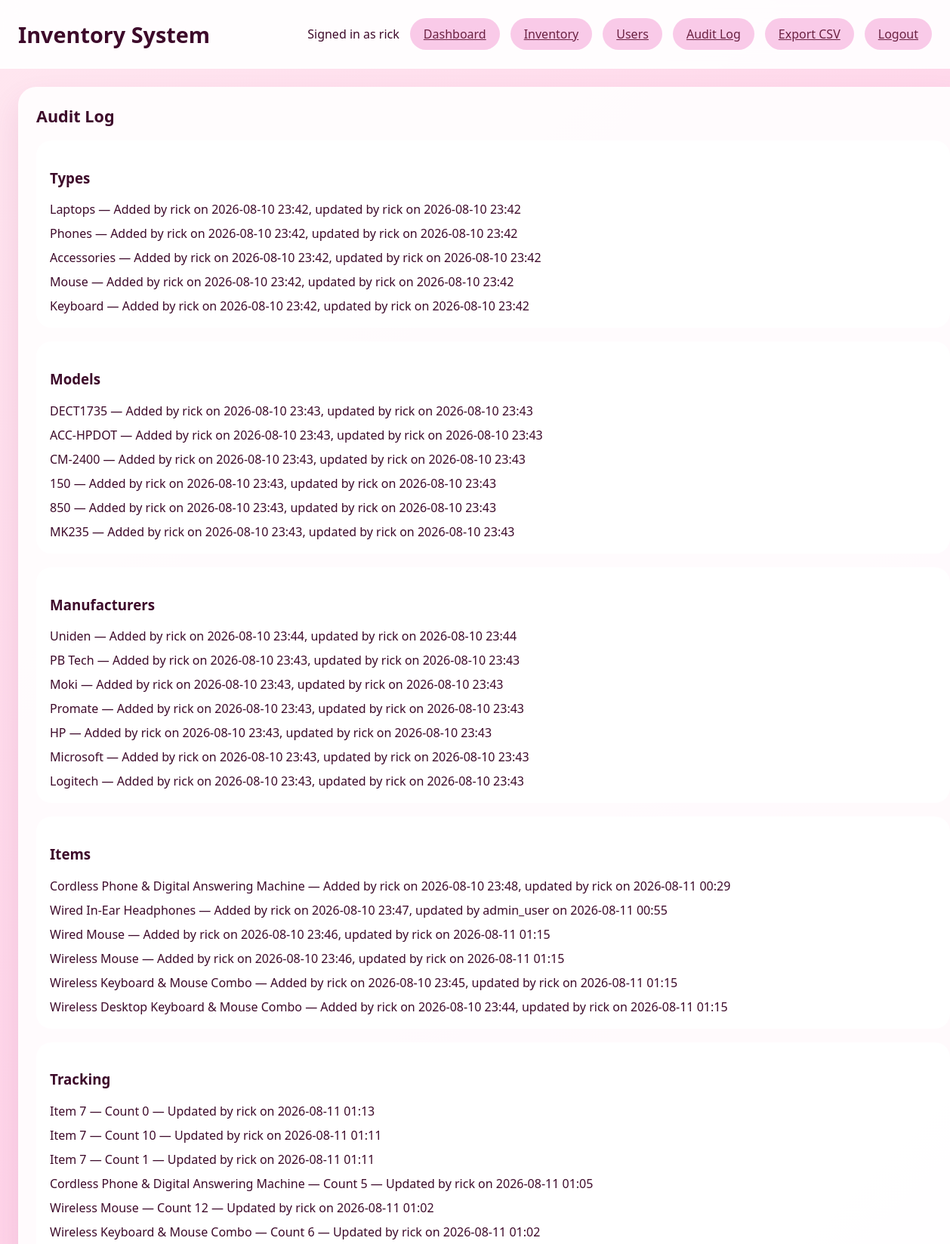
The page /audit (signed in, upper part) on the database its author committed.
### app.py (models this page shows, shortened)
class InventoryItemUser(UserMixin, db.Model):
    __tablename__ = 'inventory_item_user'
    OID = db.Column(db.Integer, primary_key=True)
    username = db.Column(db.String(150), unique=True, nullable=False)
    encrypt_password_hash = db.Column(db.String(255), nullable=False)

class InventoryItemType(db.Model):
    __tablename__ = 'inventory_item_type'
    OID = db.Column(db.Integer, primary_key=True)
    Product_Type = db.Column(db.String(200), unique=True, nullable=False)
    add_user_oid = db.Column(db.Integer, db.ForeignKey('inventory_item_user.OID'), nullable=False)
    add_datetime = db.Column(db.DateTime, nullable=False, default=func.now())
    update_user_oid = db.Column(db.Integer, db.ForeignKey('inventory_item_user.OID'), nullable=True)
    last_update_datetime = db.Column(db.DateTime, nullable=True)
    add_user = relationship('InventoryItemUser', foreign_keys=[add_user_oid], lazy='joined')
    update_user = relationship('InventoryItemUser', foreign_keys=[update_user_oid], lazy='joined')

class InventoryItemModel(db.Model):
    __tablename__ = 'inventory_item_model'
    OID = db.Column(db.Integer, primary_key=True)
    Model_Number = db.Column(db.String(200), unique=True, nullable=False)
    add_user_oid = db.Column(db.Integer, db.ForeignKey('inventory_item_user.OID'), nullable=False)
    add_datetime = db.Column(db.DateTime, nullable=False, default=func.now())
    update_user_oid = db.Column(db.Integer, db.ForeignKey('inventory_item_user.OID'), nullable=True)
    last_update_datetime = db.Column(db.DateTime, nullable=True)
    add_user = relationship('InventoryItemUser', foreign_keys=[add_user_oid], lazy='joined')
    update_user = relationship('InventoryItemUser', foreign_keys=[update_user_oid], lazy='joined')

class InventoryItemManufacturer(db.Model):
    __tablename__ = 'inventory_item_manufacturer'
    OID = db.Column(db.Integer, primary_key=True)
    Manufacturer_NAME = db.Column(db.String(200), unique=True, nullable=False)
    add_user_oid = db.Column(db.Integer, db.ForeignKey('inventory_item_user.OID'), nullable=False)
    add_date_time = db.Column(db.DateTime, nullable=False, default=func.now())
    update_user_oid = db.Column(db.Integer, db.ForeignKey('inventory_item_user.OID'), nullable=True)
    last_update_datetime = db.Column(db.DateTime, nullable=True)
    add_user = relationship('InventoryItemUser', foreign_keys=[add_user_oid], lazy='joined')
    update_user = relationship('InventoryItemUser', foreign_keys=[update_user_oid], lazy='joined')

class InventoryItem(db.Model):
    __tablename__ = 'inventory_item'
    OID = db.Column(db.Integer, primary_key=True)
    ITEM_TYPE_OID = db.Column(db.Integer, db.ForeignKey('inventory_item_type.OID'), nullable=False)
    MODEL_OID = db.Column(db.Integer, db.ForeignKey('inventory_item_model.OID'), nullable=False)
    Manufacturer_oid = db.Column(db.Integer, db.ForeignKey('inventory_item_manufacturer.OID'), nullable=False)
    Item_Name = db.Column(db.String(250), unique=True, nullable=False)
    Note = db.Column(db.String(500), nullable=True)
    Alert_Level = db.Column(db.Integer, nullable=False, default=0)
    add_user_oid = db.Column(db.Integer, db.ForeignKey('inventory_item_user.OID'), nullable=False)
    add_date_time = db.Column(db.DateTime, nullable=False, default=func.now())
    update_user_oid = db.Column(db.Integer, db.ForeignKey('inventory_item_user.OID'), nullable=True)
    last_update_datetime = db.Column(db.DateTime, nullable=True)
    item_type = relationship('InventoryItemType', foreign_keys=[ITEM_TYPE_OID], lazy='joined')
    model = relationship('InventoryItemModel', foreign_keys=[MODEL_OID], lazy='joined')
    manufacturer = relationship('InventoryItemManufacturer', foreign_keys=[Manufacturer_oid], lazy='joined')
    add_user = relationship('InventoryItemUser', foreign_keys=[add_user_oid], lazy='joined')
    update_user = relationship('InventoryItemUser', foreign_keys=[update_user_oid], lazy='joined')

class InventoryItemTracking(db.Model):
    __tablename__ = 'inventory_item_tracking'
    OID = db.Column(db.Integer, primary_key=True)
    intentory_item_oid = db.Column(db.Integer, db.ForeignKey('inventory_item.OID'), nullable=False)
    item_count = db.Column(db.Integer, nullable=False, default=0)
    update_user_oid = db.Column(db.Integer, db.ForeignKey('inventory_item_user.OID'), nullable=False)
    last_update_datetime = db.Column(db.DateTime, nullable=False, default=func.now())
    item = relationship('InventoryItem', foreign_keys=[intentory_item_oid], lazy='joined')
    update_user = relationship('InventoryItemUser', foreign_keys=[update_user_oid], lazy='joined')

### app.py (the view)
@app.route('/audit')
@login_required
def audit_log():
    item_types = InventoryItemType.query.order_by(InventoryItemType.add_datetime.desc()).all()
    item_models = InventoryItemModel.query.order_by(InventoryItemModel.add_datetime.desc()).all()
    manufacturers = InventoryItemManufacturer.query.order_by(InventoryItemManufacturer.add_date_time.desc()).all()
    items = InventoryItem.query.order_by(InventoryItem.add_date_time.desc()).all()
    trackings = InventoryItemTracking.query.order_by(InventoryItemTracking.last_update_datetime.desc()).all()
    return render_template('audit.html', item_types=item_types, item_models=item_models,
                           manufacturers=manufacturers, items=items, trackings=trackings)

### app.py (called while the page is built)
@login_manager.user_loader
def load_user(user_id):
    return InventoryItemUser.query.get(int(user_id))

@app.context_processor
def inject_now():
    return {'now': datetime.utcnow()}

### templates/audit.html
{% extends 'base.html' %}
{% block content %}
<div class="dashboard-grid">
  <section class="panel full-width">
    <h2>Audit Log</h2>
    <div class="audit-grid">
      <div>
        <h3>Types</h3>
        <ul class="item-list">
          {% for type in item_types %}
            <li>{{ type.Product_Type }} — Added by {{ type.add_user.username if type.add_user else 'unknown' }} on {{ type.add_datetime.strftime('%Y-%m-%d %H:%M') }}{% if type.last_update_datetime %}, updated by {{ type.update_user.username if type.update_user else 'unknown' }} on {{ type.last_update_datetime.strftime('%Y-%m-%d %H:%M') }}{% endif %}</li>
          {% endfor %}
        </ul>
      </div>
      <div>
        <h3>Models</h3>
        <ul class="item-list">
          {% for model in item_models %}
            <li>{{ model.Model_Number }} — Added by {{ model.add_user.username if model.add_user else 'unknown' }} on {{ model.add_datetime.strftime('%Y-%m-%d %H:%M') }}{% if model.last_update_datetime %}, updated by {{ model.update_user.username if model.update_user else 'unknown' }} on {{ model.last_update_datetime.strftime('%Y-%m-%d %H:%M') }}{% endif %}</li>
          {% endfor %}
        </ul>
      </div>
      <div>
        <h3>Manufacturers</h3>
        <ul class="item-list">
          {% for manufacturer in manufacturers %}
            <li>{{ manufacturer.Manufacturer_NAME }} — Added by {{ manufacturer.add_user.username if manufacturer.add_user else 'unknown' }} on {{ manufacturer.add_date_time.strftime('%Y-%m-%d %H:%M') }}{% if manufacturer.last_update_datetime %}, updated by {{ manufacturer.update_user.username if manufacturer.update_user else 'unknown' }} on {{ manufacturer.last_update_datetime.strftime('%Y-%m-%d %H:%M') }}{% endif %}</li>
          {% endfor %}
        </ul>
      </div>
      <div class="full-column">
        <h3>Items</h3>
        <ul class="item-list">
          {% for item in items %}
            <li>{{ item.Item_Name }} — Added by {{ item.add_user.username if item.add_user else 'unknown' }} on {{ item.add_date_time.strftime('%Y-%m-%d %H:%M') }}{% if item.last_update_datetime %}, updated by {{ item.update_user.username if item.update_user else 'unknown' }} on {{ item.last_update_datetime.strftime('%Y-%m-%d %H:%M') }}{% endif %}</li>
          {% endfor %}
        </ul>
      </div>
      <div class="full-column">
        <h3>Tracking</h3>
        <ul class="item-list">
          {% for tracking in trackings %}
            <li>{{ tracking.item.Item_Name if tracking.item else 'Item ' ~ tracking.intentory_item_oid }} — Count {{ tracking.item_count }} — Updated by {{ tracking.update_user.username if tracking.update_user else 'unknown' }} on {{ tracking.last_update_datetime.strftime('%Y-%m-%d %H:%M') }}</li>
          {% endfor %}
        </ul>
      </div>
    </div>
  </section>
</div>
{% endblock %}

### templates/base.html (shortened to what this page needs)
<!doctype html>
<html lang="en">
<head>
  <link rel="stylesheet" href="{{ url_for('static', filename='css/style.css') }}">
</head>
<body>
  <div class="app-shell">
    <header class="app-header">
      <div class="header-left">
        <h1>Inventory System</h1>
      </div>
      {% if current_user.is_authenticated %}
      <div class="user-bar">
        <span>Signed in as {{ current_user.username }}</span>
        <a class="button secondary" href="{{ url_for('dashboard') }}">Dashboard</a>
        <a class="button secondary" href="{{ url_for('inventory') }}">Inventory</a>
        <a class="button secondary" href="{{ url_for('users') }}">Users</a>
        <a class="button secondary" href="{{ url_for('audit_log') }}">Audit Log</a>
        <a class="button secondary" href="{{ url_for('export_inventory_csv') }}">Export CSV</a>
        <a class="button secondary" href="{{ url_for('logout') }}">Logout</a>
      </div>
      {% endif %}
    </header>
    <main class="page-content">
      {% block content %}{% endblock %}
    </main>
  </div>
</body>
</html>

### static/css/style.css (style rules this page uses)
body { margin: 0; font-family: 'Segoe UI', Tahoma, Geneva, Verdana, sans-serif; background: linear-gradient(135deg, #ffe7f0 0%, #ffd1e8 45%, #ffb3d1 100%); color: #3d0a2a; }
.app-shell { min-height: 100vh; display: flex; flex-direction: column; }
.app-header { padding: 24px; background: rgba(255, 255, 255, 0.92); backdrop-filter: blur(12px); border-bottom: 1px solid rgba(255, 255, 255, 0.7); display: flex; justify-content: space-between; align-items: center; }
.app-header h1 { margin: 0; font-size: 1.8rem; }
.user-bar { display: flex; align-items: center; gap: 14px; }
.button { border: none; padding: 10px 18px; border-radius: 999px; background: #a84d93; color: white; cursor: pointer; transition: background 0.2s ease; }
.button.secondary { background: rgba(249, 200, 231, 0.95); color: #6b2142; }
.page-content { padding: 24px; width: 100%; max-width: 1280px; margin: 0 auto; }
.dashboard-grid { display: grid; grid-template-columns: repeat(auto-fit, minmax(280px, 1fr)); gap: 20px; }
.panel { background: rgba(255, 255, 255, 0.9); border-radius: 24px; padding: 24px; box-shadow: 0 20px 40px rgba(150, 45, 113, 0.12); }
.panel.full-width { grid-column: 1 / -1; }
.panel h2 { margin-top: 0; font-size: 1.35rem; }
.item-list { list-style: none; padding-left: 0; margin: 0; display: grid; gap: 10px; }
.item-list li { display: flex; justify-content: space-between; align-items: center; gap: 12px; }
.audit-grid { display: grid; gap: 18px; }
.audit-grid > div { background: rgba(255, 255, 255, 0.92); border-radius: 20px; padding: 18px; }
.audit-grid .full-column { grid-column: 1 / -1; }

### rows shown on the page
InventoryItemUser: username "rick"
InventoryItemType: Product_Type "Laptops", add_user "rick", add_datetime "2026-08-10 23:42", update_user "rick", last_update_datetime "2026-08-10 23:42"
InventoryItemType: Product_Type "Phones", add_user "rick", add_datetime "2026-08-10 23:42", update_user "rick", last_update_datetime "2026-08-10 23:42"
InventoryItemType: Product_Type "Accessories", add_user "rick", add_datetime "2026-08-10 23:42", update_user "rick", last_update_datetime "2026-08-10 23:42"
InventoryItemType: Product_Type "Mouse", add_user "rick", add_datetime "2026-08-10 23:42", update_user "rick", last_update_datetime "2026-08-10 23:42"
InventoryItemType: Product_Type "Keyboard", add_user "rick", add_datetime "2026-08-10 23:42", update_user "rick", last_update_datetime "2026-08-10 23:42"
InventoryItemModel: Model_Number "DECT1735", add_user "rick", add_datetime "2026-08-10 23:43", update_user "rick", last_update_datetime "2026-08-10 23:43"
InventoryItemModel: Model_Number "ACC-HPDOT", add_user "rick", add_datetime "2026-08-10 23:43", update_user "rick", last_update_datetime "2026-08-10 23:43"
InventoryItemModel: Model_Number "CM-2400", add_user "rick", add_datetime "2026-08-10 23:43", update_user "rick", last_update_datetime "2026-08-10 23:43"
InventoryItemModel: Model_Number "150", add_user "rick", add_datetime "2026-08-10 23:43", update_user "rick", last_update_datetime "2026-08-10 23:43"
InventoryItemModel: Model_Number "850", add_user "rick", add_datetime "2026-08-10 23:43", update_user "rick", last_update_datetime "2026-08-10 23:43"
InventoryItemModel: Model_Number "MK235", add_user "rick", add_datetime "2026-08-10 23:43", update_user "rick", last_update_datetime "2026-08-10 23:43"
InventoryItemManufacturer: Manufacturer_NAME "Uniden", add_user "rick", add_date_time "2026-08-10 23:44", update_user "rick", last_update_datetime "2026-08-10 23:44"
InventoryItemManufacturer: Manufacturer_NAME "PB Tech", add_user "rick", add_date_time "2026-08-10 23:43", update_user "rick", last_update_datetime "2026-08-10 23:43"
InventoryItemManufacturer: Manufacturer_NAME "Moki", add_user "rick", add_date_time "2026-08-10 23:43", update_user "rick", last_update_datetime "2026-08-10 23:43"
InventoryItemManufacturer: Manufacturer_NAME "Promate", add_user "rick", add_date_time "2026-08-10 23:43", update_user "rick", last_update_datetime "2026-08-10 23:43"
InventoryItemManufacturer: Manufacturer_NAME "HP", add_user "rick", add_date_time "2026-08-10 23:43", update_user "rick", last_update_datetime "2026-08-10 23:43"
InventoryItemManufacturer: Manufacturer_NAME "Microsoft", add_user "rick", add_date_time "2026-08-10 23:43", update_user "rick", last_update_datetime "2026-08-10 23:43"
InventoryItemManufacturer: Manufacturer_NAME "Logitech", add_user "rick", add_date_time "2026-08-10 23:43", update_user "rick", last_update_datetime "2026-08-10 23:43"
InventoryItem: Item_Name "Cordless Phone & Digital Answering Machine", add_user "rick", add_date_time "2026-08-10 23:48", update_user "rick", last_update_datetime "2026-08-11 00:29"
InventoryItem: Item_Name "Wired In-Ear Headphones", add_user "rick", add_date_time "2026-08-10 23:47", update_user "admin_user", last_update_datetime "2026-08-11 00:55"
InventoryItem: Item_Name "Wired Mouse", add_user "rick", add_date_time "2026-08-10 23:46", update_user "rick", last_update_datetime "2026-08-11 01:15"
InventoryItem: Item_Name "Wireless Mouse", add_user "rick", add_date_time "2026-08-10 23:46", update_user "rick", last_update_datetime "2026-08-11 01:15"
InventoryItem: Item_Name "Wireless Keyboard & Mouse Combo", add_user "rick", add_date_time "2026-08-10 23:45", update_user "rick", last_update_datetime "2026-08-11 01:15"
InventoryItem: Item_Name "Wireless Desktop Keyboard & Mouse Combo", add_user "rick", add_date_time "2026-08-10 23:44", update_user "rick", last_update_datetime "2026-08-11 01:15"
InventoryItemTracking: item "Item 7", item_count "0", update_user "rick", last_update_datetime "2026-08-11 01:13"
InventoryItemTracking: item "Item 7", item_count "10", update_user "rick", last_update_datetime "2026-08-11 01:11"
InventoryItemTracking: item "Item 7", item_count "1", update_user "rick", last_update_datetime "2026-08-11 01:11"
InventoryItemTracking: item "Cordless Phone & Digital Answering Machine", item_count "5", update_user "rick", last_update_datetime "2026-08-11 01:05"
InventoryItemTracking: item "Wireless Mouse", item_count "12", update_user "rick", last_update_datetime "2026-08-11 01:02"
InventoryItemTracking: item "Wireless Keyboard & Mouse Combo", item_count "6", update_user "rick", last_update_datetime "2026-08-11 01:02"
